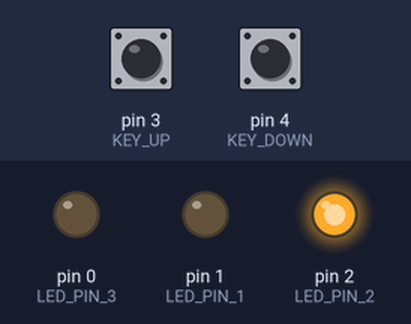
Bench run of a sketch on a simulated Arduino Uno, built with avr-gcc and run on an emulated ATmega328P. Shown: output pins drawn as LEDs (lit = HIGH). Dashed ring = blinking. The inputs (shaded band) are chosen by the test bench; at power-on: pin 3 (KEY_UP) HIGH, pin 4 (KEY_DOWN) HIGH.

Above: at 3.2 s.
3.3 s: pin 3 (KEY_UP) pulled LOW for 0.15 s
At 3.37 s:
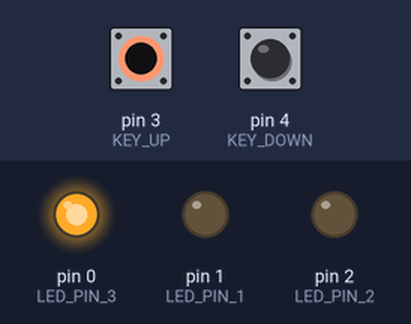
4.9 s: pin 3 (KEY_UP) pulled LOW for 3.2 s
At 9.3 s:
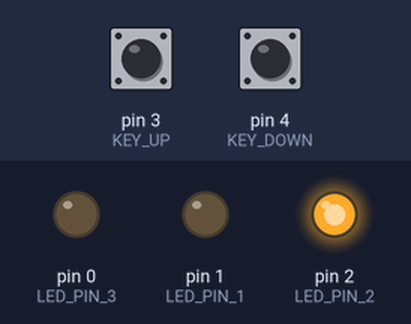
9.6 s: pin 4 (KEY_DOWN) pulled LOW for 3.2 s
At 10.7 s:
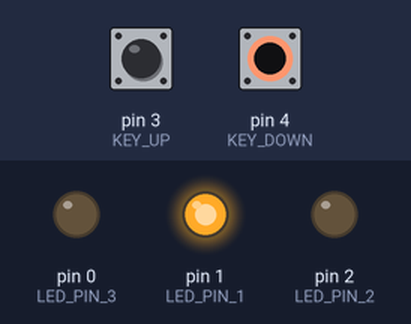
14.3 s: pin 3 (KEY_UP) driven LOW and pin 4 (KEY_DOWN) driven LOW
At 15.1 s:
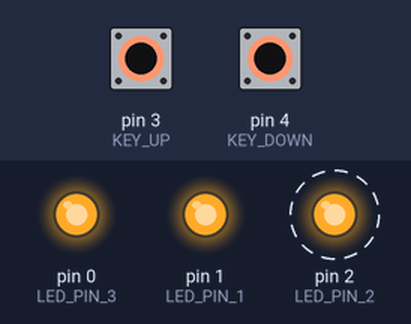
Timing chart, 0 to 18.3 s (numbered marks = the images above; inputs shaded):
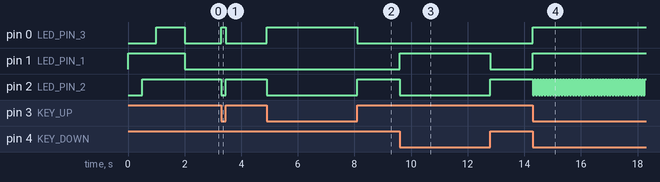

Measured:
- after the input at 3.3 s, pin 0 (LED_PIN_3): LOW → HIGH at once, → LOW 0.15 s later; pin 2 (LED_PIN_2): HIGH → LOW at once, → HIGH 0.15 s later
- after the input at 4.9 s, pin 0 (LED_PIN_3): LOW → HIGH at once, → LOW 3.2 s later; pin 2 (LED_PIN_2): HIGH → LOW at once, → HIGH 3.2 s later
- after the input at 9.6 s, pin 1 (LED_PIN_1): LOW → HIGH at once, → LOW 3.2 s later; pin 2 (LED_PIN_2): HIGH → LOW at once, → HIGH 3.2 s later
- after the input at 14.3 s, pin 0 (LED_PIN_3), pin 1 (LED_PIN_1): LOW → HIGH at once; pin 2 (LED_PIN_2): alternates HIGH for 0.05 s and LOW for 0.05 s, starting at once

The sketch:

Joystick.ino
```cpp
#define LED_PIN_1 1
#define LED_PIN_2 2
#define LED_PIN_3 0

#define KEY_UP 3
#define KEY_DOWN 4

int level = true;
void setup() {
  pinMode(LED_PIN_1, OUTPUT);
  pinMode(LED_PIN_2, OUTPUT);
  pinMode(LED_PIN_3, OUTPUT);

  pinMode(KEY_UP, INPUT);
  pinMode(KEY_DOWN, INPUT);

  digitalWrite(LED_PIN_1, HIGH);
  delay(500);
  digitalWrite(LED_PIN_2, HIGH);
  delay(500);
  digitalWrite(LED_PIN_3, HIGH);
  delay(1000);
  digitalWrite(LED_PIN_1, LOW);
  digitalWrite(LED_PIN_3, LOW);
}

void loop() {
  int up = !digitalRead(KEY_UP);
  int down = !digitalRead(KEY_DOWN);

  if (up) {
    digitalWrite(LED_PIN_3, HIGH);
    digitalWrite(LED_PIN_2, LOW);
  } else {
    digitalWrite(LED_PIN_3, LOW);
  }
  if (down) {
    digitalWrite(LED_PIN_1, HIGH);
    digitalWrite(LED_PIN_2, LOW);
  } else {
    digitalWrite(LED_PIN_1, LOW);
  }
  if (!up && !down) {
    digitalWrite(LED_PIN_2, HIGH);
  }

  if (up && down) {
    level = !level;
    digitalWrite(LED_PIN_2, level);
  }

  delay(50);
}
```
